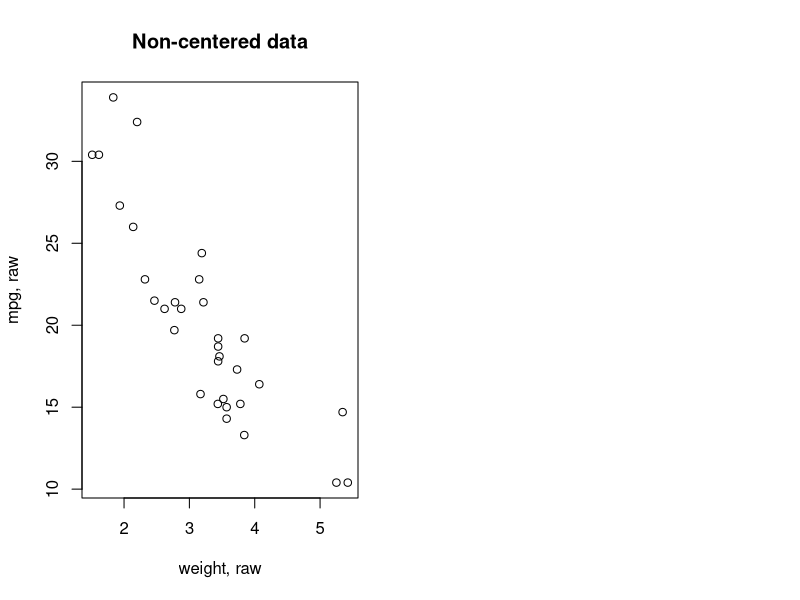

Write R code to recreate this figure. (Note: this script raises an error after producing the figure.)
par(mfrow=c(1,2))
plot(mtcars$wt, mtcars$mpg, main="Non-centered data", xlab="weight, raw", ylab="mpg, raw")
abline(f2$coef)
plot(weight, miles, main="Normalized and standardized data", xlab="weight, mean=0, sigma=1", ylab="mph, mean=0, sigma=1")
abline(f1$coef)
